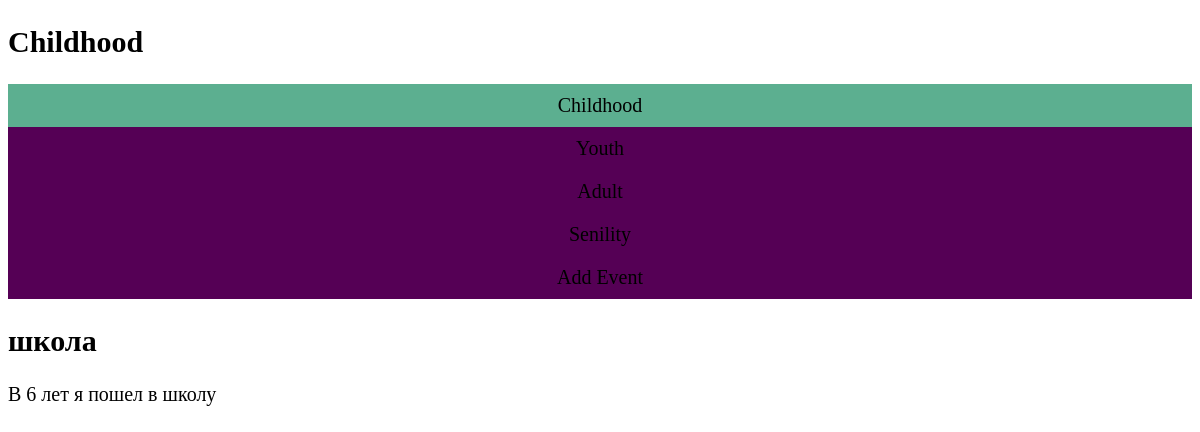
The app's page /, older data.
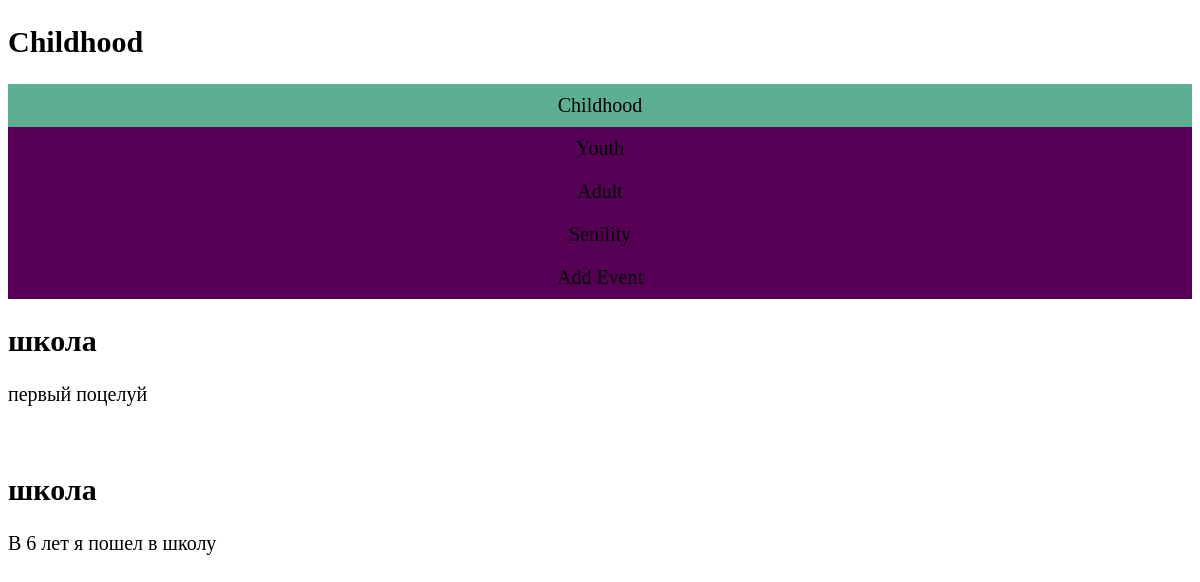
The same page, newer data.
### life/models.py (models this page shows, shortened)
class Events(models.Model):
    title = models.CharField(max_length=20)
    content = models.TextField(max_length=200)
    published = models.DateTimeField(auto_now_add=True)
    period = models.ForeignKey('Period', on_delete=models.PROTECT)
    class Meta:
        verbose_name = 'Событие'
        verbose_name_plural = 'События'
        ordering = ['-published']

### life/views.py (the view)
# urls.py: path('', childhood),
def childhood(request):  # request - obaviazkova
    data = Events.objects.filter(period__name='Childhood')
    return render(request, 'life/childhood.html', {"data": data})

### life/templates/life/childhood.html
{% extends "life/common.html" %}
{% block header %}
     <h2>Childhood</h2>
{% endblock %}
{% block content %}
    {% for new in data %}
        <h2>{{ new.title }}</h2>
        <p>{{ new.content }}</p>
        <br>
    {% endfor %}
{% endblock %}

Row changes from the older to the newer data that the page shows:
added Events: title "школа", content "первый поцелуй"
